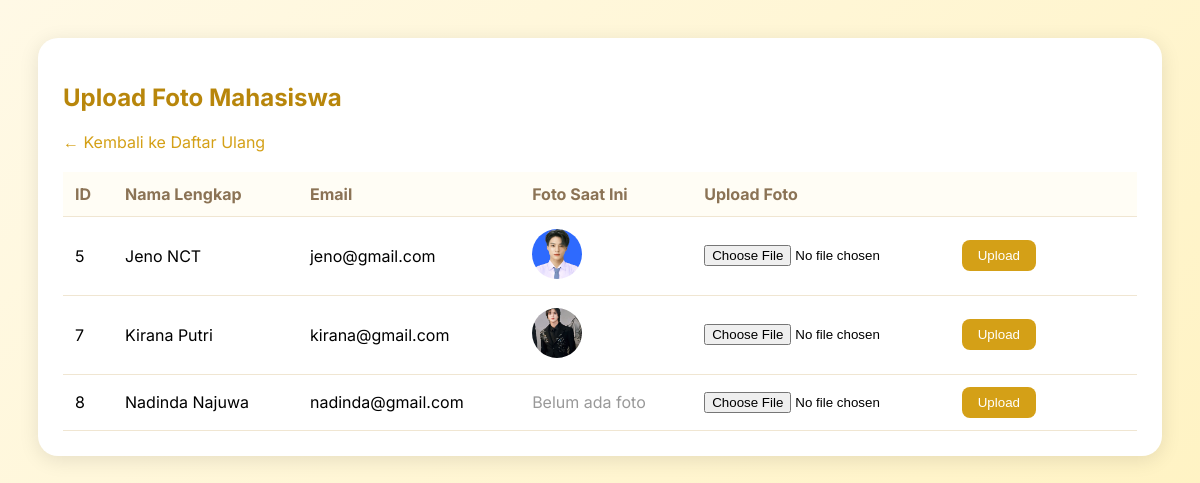
/pembe/admin/upload_foto.php (signed in), run on the app's committed database.
### tables this page shows
CREATE TABLE `users` (
  `id` int(11) NOT NULL,
  `email` varchar(100) DEFAULT NULL,
  `password` varchar(255) DEFAULT NULL,
  `role` varchar(20) DEFAULT NULL,
  `no_test` varchar(20) DEFAULT NULL,
  `status_test` varchar(20) DEFAULT NULL,
  `nim` varchar(20) DEFAULT NULL,
  `foto` varchar(255) DEFAULT NULL,
  `nama_lengkap` varchar(100) DEFAULT NULL,
  `no_telp` varchar(20) DEFAULT NULL,
  `alamat` text DEFAULT NULL,
  `jurusan` varchar(50) DEFAULT NULL
);

### pembe/admin/upload_foto.php (the view, shortened to what this page needs)
<?php
$host = 'localhost';
$dbname = 'pembe';
$user = 'root';
$pass = '';
$conn = mysqli_connect($host, $user, $pass, $dbname);
$query = "SELECT id, nama_lengkap, email, foto FROM users WHERE role = 'user' OR role IS NULL ORDER BY id";
$result = mysqli_query($conn, $query);
?>
<!DOCTYPE html>
<html lang="id">
<head>
</head>
<body>
    <div class="container">
        <h2><i class="fas fa-camera"></i> Upload Foto Mahasiswa</h2>
        <a href="daftar_ulang.php" class="back-link">← Kembali ke Daftar Ulang</a>
        <table>
            <thead>
                <tr><th>ID</th><th>Nama Lengkap</th><th>Email</th><th>Foto Saat Ini</th><th>Upload Foto</th></tr>
            </thead>
            <tbody>
                <?php while ($row = mysqli_fetch_assoc($result)): ?>
                <tr>
                    <td><?php echo $row['id']; ?></td>
                    <td><?php echo htmlspecialchars($row['nama_lengkap']); ?></td>
                    <td><?php echo htmlspecialchars($row['email']); ?></td>
                    <td>
                        <?php if (!empty($row['foto']) && file_exists($row['foto'])): ?>
                            <img src="<?php echo $row['foto']; ?>" class="foto-preview">
                        <?php else: ?>
                            <span style="color: #999;">Belum ada foto</span>
                        <?php endif; ?>
                    </td>
                    <td>
                        <form method="POST" enctype="multipart/form-data">
                            <input type="file" name="foto" accept="image/*" required>
                            <button type="submit" class="btn-upload">Upload</button>
                        </form>
                    </td>
                </tr>
                <?php endwhile; ?>
            </tbody>
        </table>
    </div>
</body>
</html>

### pembe/admin/upload_foto.php (style rules this page uses)
body { font-family: 'Inter', sans-serif; background: linear-gradient(135deg, #FFF9E6 0%, #FFF3C4 100%); padding: 30px; }
.container { max-width: 1200px; margin: 0 auto; background: white; border-radius: 20px; padding: 25px; box-shadow: 0 4px 20px rgba(0,0,0,0.1); }
h2 { color: #B8860B; margin-bottom: 20px; }
table { width: 100%; border-collapse: collapse; }
th, td { padding: 12px; text-align: left; border-bottom: 1px solid #F0E6D2; }
th { background: #FFFDF5; color: #8B7355; }
.foto-preview { width: 50px; height: 50px; border-radius: 50%; object-fit: cover; }
.btn-upload { background: #D4A017; color: white; border: none; padding: 8px 16px; border-radius: 8px; cursor: pointer; }
.back-link { color: #D4A017; margin-bottom: 20px; display: inline-block; text-decoration: none; }

### data on the page
users: id "5", nama_lengkap "Jeno NCT", email "jeno@gmail.com", foto (picture)
users: id "7", nama_lengkap "Kirana Putri", email "kirana@gmail.com", foto (picture)
users: id "8", nama_lengkap "Nadinda Najuwa", email "nadinda@gmail.com", shows "Belum ada foto"
